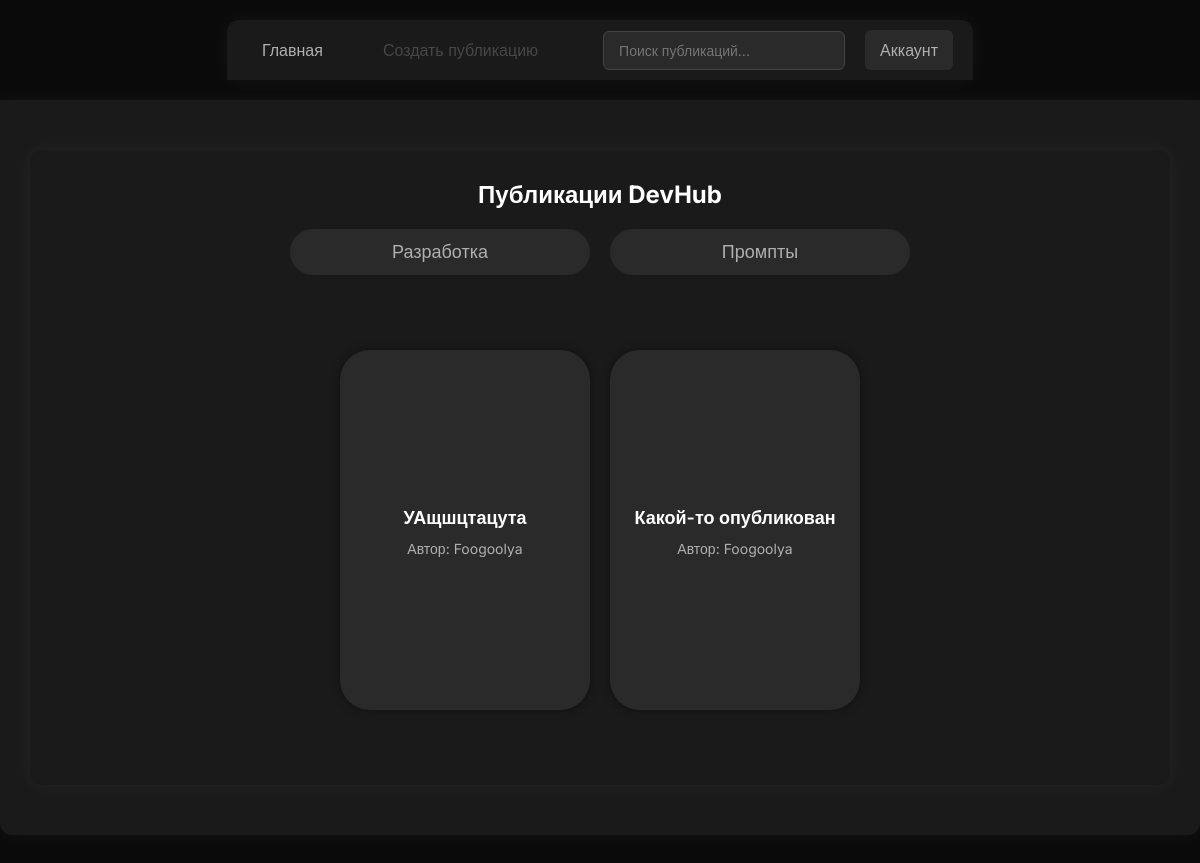
Before: / with the older database file.
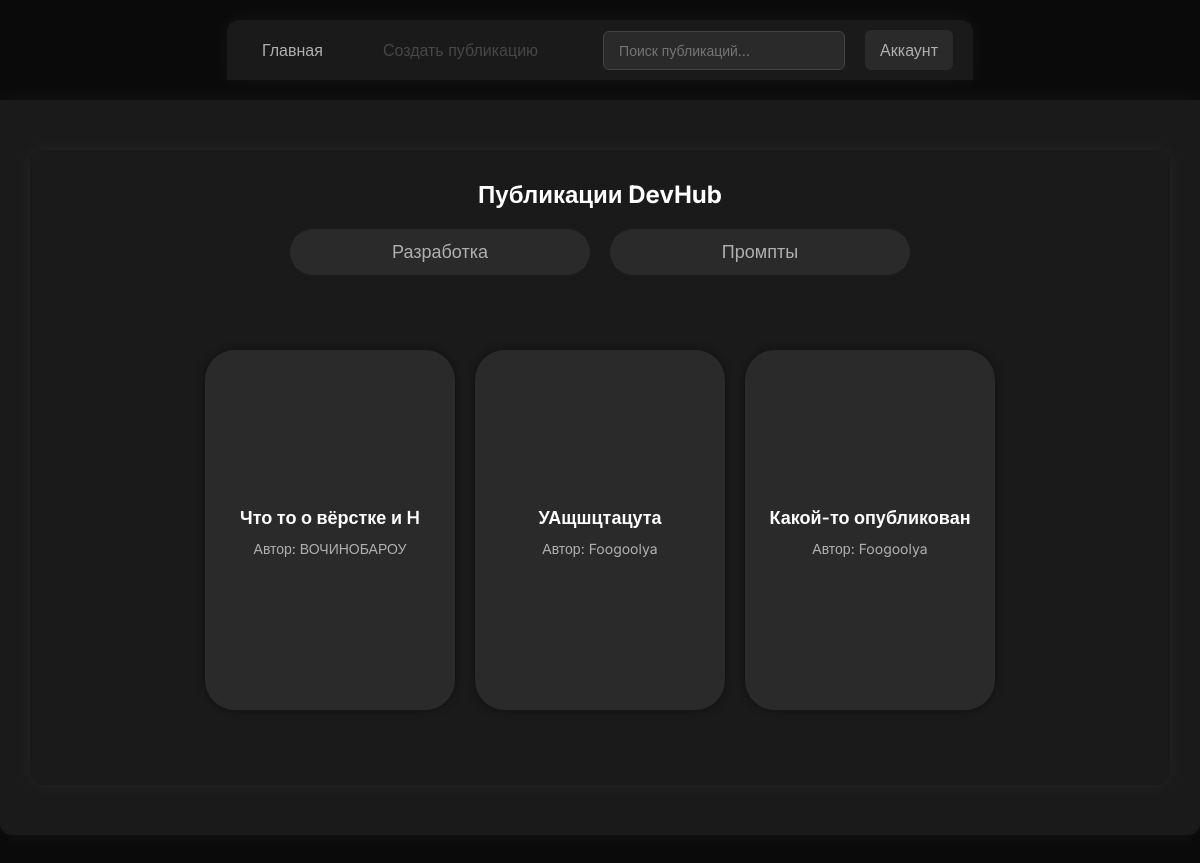
After: the same page with the newer database file.
### tables this page shows
CREATE TABLE `posts_catg` (
  `id_PType` int(11) NOT NULL,
  `name` varchar(50) NOT NULL
);

CREATE TABLE `Posts` (
  `id_p` int(11) NOT NULL,
  `id_type` int(11) DEFAULT NULL,
  `id_u` int(11) NOT NULL,
  `title` varchar(200) NOT NULL COMMENT 'заголовок',
  `content` longtext NOT NULL COMMENT 'содержание',
  `create_at` timestamp NOT NULL COMMENT 'дата создания',
  `avRate` float DEFAULT NULL,
  `isNote` tinyint(1) DEFAULT NULL,
  `ownPrev` blob
);

### index.php (the view, shortened to what this page needs)
<?php
require_once 'header.php';
$conn = new mysqli(
    $config['db_host'],
    $config['db_user'],
    $config['db_pass'],
    $config['db_name']
);
$conn->set_charset("utf8");
$catgSql = "SELECT id_PType, name FROM posts_catg ORDER BY id_PType";
$catgResult = $conn->query($catgSql);
$categories = [];
if ($catgResult) {
    while ($row = $catgResult->fetch_assoc()) {
        $categories[] = $row;
    }
}
$selectedCategory = isset($_GET['category']) ? (int)$_GET['category'] : 0;
if ($selectedCategory > 0) {
    $sql = "
        SELECT
            p.id_p,
            p.title,
            COALESCE(NULLIF(u.username, ''), u.login) AS author_name
        FROM Posts p
        JOIN Users u ON p.id_u = u.Id_U
        WHERE p.isNote = 0 AND p.id_type = $selectedCategory
        ORDER BY p.create_at DESC
    ";
} else {
    $sql = "
        SELECT
            p.id_p,
            p.title,
            COALESCE(NULLIF(u.username, ''), u.login) AS author_name
        FROM Posts p
        JOIN Users u ON p.id_u = u.Id_U
        WHERE p.isNote = 0
        ORDER BY p.create_at DESC
    ";
}
$result = $conn->query($sql);
?>
<div class="box">
    <h2>Публикации DevHub</h2>
<div class="category-buttons">
    <?php foreach ($categories as $cat): ?>
        <?php
        $isActive = ($selectedCategory == $cat['id_PType']);
        $targetCategory = $isActive ? 0 : $cat['id_PType'];
        ?>
        <a href="index.php?category=<?php echo $targetCategory; ?>"
           class="category-btn <?php echo $isActive ? 'active' : ''; ?>">
            <?php echo htmlspecialchars($cat['name']); ?>
        </a>
    <?php endforeach; ?>
</div>
    <div class="posts-wrapper">
        <?php if ($result && $result->num_rows > 0): ?>
            <div class="posts-grid">
                <?php while ($row = $result->fetch_assoc()): ?>
                    <a class="post-card-link" href="post.php?id=<?php echo (int)$row['id_p']; ?>">
                        <div class="post-card">
                            <div class="post-card-title">
                                <?php echo htmlspecialchars($row['title']); ?>
                            </div>
                            <div class="post-card-author">
                                Автор: <?php echo htmlspecialchars($row['author_name']); ?>
                            </div>
                        </div>
                    </a>
                <?php endwhile; ?>
            </div>
        <?php else: ?>
            <p>По данной категории публикаций нет.</p>
        <?php endif; ?>
    </div>
</div>

### header.php (shortened to what this page needs)
<!DOCTYPE html>
<html lang="ru">
<head>
    <link rel="stylesheet" href="style.css">
</head>
<body>
<nav class="top-nav">
    <div class="nav-container">
        <div class="nav-item">
            <a href="index.php">Главная</a>
        </div>
        <div class="nav-item dropdown">
            <?php if (isset($_SESSION['user_id'])): ?>
                <a href="#" class="dropbtn">Создать публикацию</a>
                <div class="dropdown-content">
                    <a href="create_publication.php">Создать новую</a>
                    <a href="drafts.php">Просмотр черновиков</a>
                    </div>
            <?php else: ?>
                <a class="dropbtn disabled-link">Создать публикацию</a>
            <?php endif; ?>
        </div>
        <div class="nav-search">
            <input type="text" placeholder="Поиск публикаций..." class="search-input">
        </div>
        <div class="nav-item dropdown right-dropdown">
            <a href="#" class="user-dropbtn">
                <?php if(isset($_SESSION['login'])): ?>
                    <?php
                    $displayName = $_SESSION['login'];
                    if (isset($_SESSION['username']) && !empty($_SESSION['username']))
                        {
                            $displayName = $_SESSION['username'];
                        }
                        echo $displayName;
                    ?>
                <?php else: ?>
                    Аккаунт
                <?php endif ?>
            </a>
        </div>
    </div>
</nav>
<div class="container">

### style.css (style rules this page uses)
* { color: #ffffff; margin: 0; padding: 0; box-sizing: border-box; font-family: "Inter", sans-serif; }
body { background-color: #0a0a0a; min-height: 90vh; min-width: 150vh; display: flex; justify-content: center; align-items: center; overflow-x: hidden; flex-direction: column; }
.top-nav { background-color: #1a1a1a; width: auto; margin: 0 auto; padding: 0; border-radius: 12px 12px 0 0; margin-top: 20px; box-shadow: 0 0 20px rgba(255, 255, 255, 0.05); }
.nav-container { display: flex; align-items: center; padding: 20px; height: 60px; }
.nav-item { position: relative; margin-right: 30px; }
.nav-item a { color: #b0b0b0; text-decoration: none; font-size: 16px; padding: 10px 15px; border-radius: 6px; transition: all 0.3s ease; }
.dropdown { position: relative; display: inline-block; }
.nav-item .disabled-link { color: #474747; pointer-events: none; cursor: default; background-color: transparent; }
.nav-search { flex-grow: 1; margin: 0 20px; }
.search-input { width: 100%; padding: 10px 15px; background-color: #2a2a2a; border: 1px solid #444444; border-radius: 6px; color: #e0e0e0; font-size: 14px; transition: border-color 0.5s ease; }
.right-dropdown { margin-left: auto; margin-right: 0; }
.user-dropbtn { background-color: #2a2a2a; color: #b0b0b0; padding: 8px 20px; border-radius: 20px; }
.container { margin: 20px auto; margin-bottom: 100px; width: 100%; max-width: 1200px; min-width: 320px; background-color: #1a1a1a; border-radius: 0 0 12px 12px; padding: 30px; box-shadow: 0 0 20px rgba(255, 255, 255, 0.05); animation: glow 10s infinite alternate; }
.box { display: flex; flex-direction: column; align-items: center; min-width: 280px; max-width: 100%; margin: 20px auto; background-color: #1a1a1a; padding: 30px; justify-content: center; border-radius: 12px; box-shadow: 0 0 20px rgba(255, 255, 255, 0.05); animation: glow 10s infinite alternate; }
h2 { text-align: center; margin-bottom: 20px; color: #ffffff; }
.posts-wrapper { margin: 20px; padding: 15px; }
.posts-grid { display: flex; flex-direction: row; flex-wrap: wrap; }
.post-card-link { text-decoration: none; color: inherit; }
.post-card { width: 250px; height: 360px; padding: 3px; margin: 10px; border-radius: 30px; background-color: #2a2a2a; box-shadow: 0 0 10px rgba(0, 0, 0, 0.4); display: flex; flex-direction: column; justify-content: center; align-items: center; border: 1px solid transparent; transition: background-color 0.2s ease, box-shadow 0.2s ease, border-color 0.2s ease, transform 0.1s ease; }
.post-card-title { padding: 3px; display: flex; align-items: center; justify-content: center; font-size: 18px; font-weight: 600; margin-bottom: 8px; color: #ffffff; text-align: center; word-wrap: break-word; overflow-wrap: break-word; }
.post-card-author { display: flex; align-items: center; justify-content: center; font-size: 14px; color: #b0b0b0; text-align: center; }
.post-card { position: relative; }
.category-buttons { display: flex; gap: 20px; justify-content: center; margin-bottom: 30px; width: 100%; }
.category-btn { flex: 1; max-width: 300px; background-color: #2a2a2a; color: #b0b0b0; border: none; padding: 12px 25px; font-size: 18px; border-radius: 30px; cursor: pointer; transition: all 0.3s ease; text-align: center; text-decoration: none; }

Changed rows visible on the page:
added posts: title "Что то о вёрстке и H", author_name "ВОЧИНОБАРОУ"
